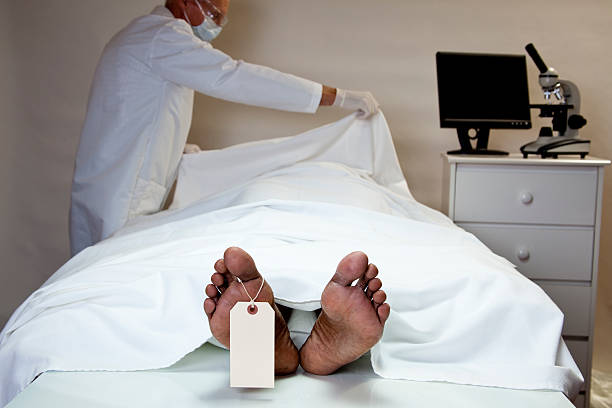
#> input picture backend/uploads/FT-C00B76B4.jpg, 612 x 408 px
$ python -i ai_generation_detector.py   (imports and definitions only)   (older library calls are emulated)
#> lines starting #> are read from the running program, lines starting #| are printed output that depends on the picture
#> further down, picture is the input picture: shape (408, 612, 3); mean B, G, R 160.6, 162.3, 166.4
"""
FakeTrace - AI Generation Detection Module
============================================
Detects signs of AI-generated content (Midjourney, DALL-E, Stable Diffusion, etc.)

This module uses CLASSICAL COMPUTER VISION techniques to detect
patterns commonly found in AI-generated images/videos.

Detection Methods:
1. GAN Fingerprint Detection - Periodic patterns in frequency domain
2. Synthetic Texture Analysis - Unnatural texture patterns
3. Color Coherence Check - AI-typical color distributions
4. Symmetry Analysis - Over-symmetry common in AI art
5. Fine Detail Analysis - AI struggles with fine details
6. Background Consistency - AI often has inconsistent backgrounds
7. Face Analysis - AI face artifacts (if faces present)

IMPORTANT: Results are INDICATORS, not definitive proof.
AI detection is inherently probabilistic.
"""

import cv2
import numpy as np
from typing import Dict, List, Tuple, Optional
from dataclasses import dataclass, asdict
from enum import Enum


class AIDetectionStatus(Enum):
    """AI detection confidence levels"""
    LIKELY_AI = "likely_ai"              # Score >= 65: Strong AI indicators
    POSSIBLY_AI = "possibly_ai"          # Score 50-64: Some AI indicators
    UNCERTAIN = "uncertain"              # Score 35-49: Cannot determine
    LIKELY_NATURAL = "likely_natural"    # Score < 35: Appears natural/real


@dataclass
class AICheckResult:
    """Result from a single AI detection algorithm"""
    name: str
    display_name: str
    score: float                    # 0-100 (higher = more likely AI)
    status: str                     # likely_ai/possibly_ai/uncertain/likely_natural
    finding: str                    # Human-readable finding
    details: Dict                   # Technical details

    @staticmethod
    def from_score(name: str, display_name: str, score: float,
                   details: Dict, finding_ai: str, finding_natural: str) -> 'AICheckResult':
        """Create result with automatic status classification"""

        if score >= 65:
            status = AIDetectionStatus.LIKELY_AI.value
            finding = finding_ai
        elif score >= 50:
            status = AIDetectionStatus.POSSIBLY_AI.value
            finding = f"Some indicators present: {finding_ai}"
        elif score >= 35:
            status = AIDetectionStatus.UNCERTAIN.value
            finding = "Cannot reliably determine AI vs natural origin"
        else:
            status = AIDetectionStatus.LIKELY_NATURAL.value
            finding = finding_natural

        return AICheckResult(
            name=name,
            display_name=display_name,
            score=round(score, 1),
            status=status,
            finding=finding,
            details=details
        )


class AIGenerationDetector:
    """
    Detects AI-generated content using classical computer vision.

    Philosophy:
    - Higher score = More likely AI-generated
    - Multiple weak signals combined = stronger evidence
    - Always provide uncertainty levels
    """

    VERSION = "1.0"

    def __init__(self):
        print("  ✅ AI Generation Detector v1.0 initialized")
        print("     Methods: GAN Fingerprint, Texture, Color, Symmetry, Details, Face")

    def analyze(self, image: np.ndarray, file_path: str = None) -> Dict:
        """
        Analyze image for AI generation indicators.

        Returns:
            Dict with AI detection results
        """

        result = {
            "version": self.VERSION,
            "status": "processing",

            # Individual AI checks
            "ai_checks": [],

            # Summary
            "summary": {
                "total_checks": 0,
                "likely_ai": 0,
                "possibly_ai": 0,
                "uncertain": 0,
                "likely_natural": 0
            },

            # Overall AI assessment
            "ai_assessment": {
                "conclusion": "UNKNOWN",
                "confidence": 0.0,
                "interpretation": "",
                "indicators_found": [],
                "natural_signs": []
            },

            "errors": []
        }

        try:
            if image is None:
                result["errors"].append("Invalid image")
                return result

            h, w = image.shape[:2]
            gray = cv2.cvtColor(image, cv2.COLOR_BGR2GRAY)

            # Run all AI detection algorithms
            checks = [
                self._check_gan_fingerprint(gray),
                self._check_synthetic_texture(image, gray),
                self._check_color_coherence(image),
                self._check_symmetry(gray),
                self._check_fine_details(gray),
                self._check_background_consistency(image),
                self._check_face_artifacts(image, gray)
            ]

            # Store results
            result["ai_checks"] = [asdict(c) for c in checks]

            # Count by status
            likely_ai = sum(1 for c in checks if c.status == AIDetectionStatus.LIKELY_AI.value)
            possibly_ai = sum(1 for c in checks if c.status == AIDetectionStatus.POSSIBLY_AI.value)
            uncertain = sum(1 for c in checks if c.status == AIDetectionStatus.UNCERTAIN.value)
            likely_natural = sum(1 for c in checks if c.status == AIDetectionStatus.LIKELY_NATURAL.value)

            result["summary"] = {
                "total_checks": len(checks),
                "likely_ai": likely_ai,
                "possibly_ai": possibly_ai,
                "uncertain": uncertain,
                "likely_natural": likely_natural
            }

            # Generate overall assessment
            result["ai_assessment"] = self._generate_assessment(checks, likely_ai, possibly_ai, likely_natural)

            result["status"] = "completed"

        except Exception as e:
            result["errors"].append(str(e))
            result["status"] = "error"
            import traceback
            traceback.print_exc()

        return result

    def _check_gan_fingerprint(self, gray: np.ndarray) -> AICheckResult:
        """
        Detect GAN fingerprints in frequency domain.
        GANs often leave periodic patterns visible in FFT.
        """

        try:
            # Compute FFT
            f = np.fft.fft2(gray.astype(np.float32))
            fshift = np.fft.fftshift(f)
            magnitude = np.abs(fshift)

            # Log transform for better visualization
            log_magnitude = np.log1p(magnitude)

            h, w = gray.shape
            center_y, center_x = h // 2, w // 2

            # Analyze different frequency bands
            # GANs often have unusual patterns in mid-frequencies

            # Create radial masks
            y, x = np.ogrid[:h, :w]
            dist = np.sqrt((x - center_x)**2 + (y - center_y)**2)

            # Mid-frequency band (where GAN artifacts often appear)
            mid_mask = (dist > min(h, w) * 0.1) & (dist < min(h, w) * 0.4)
            high_mask = dist >= min(h, w) * 0.4

            # Check for periodic peaks in mid-frequencies
            mid_freq = log_magnitude[mid_mask]
            high_freq = log_magnitude[high_mask]

            # GAN indicator: unusually regular peaks in mid-frequency
            mid_std = np.std(mid_freq)
#> mid_std = 0.886
            mid_mean = np.mean(mid_freq)
#> mid_mean = 8.57
            mid_max = np.max(mid_freq)
#> mid_max = 11.96

            # Calculate peak ratio (high peaks relative to mean = possible GAN pattern)
            peak_ratio = (mid_max - mid_mean) / (mid_std + 1e-6)
#> peak_ratio = 3.82

            # Check for symmetry in frequency domain (GANs often have this)
            upper_half = log_magnitude[:center_y, :]
            lower_half = np.flipud(log_magnitude[center_y:, :])
            min_h = min(upper_half.shape[0], lower_half.shape[0])
            freq_symmetry = np.mean(np.abs(upper_half[:min_h] - lower_half[:min_h]))
#> freq_symmetry = 0.687

            # Score calculation
            # Higher peak_ratio and lower freq_symmetry = more likely GAN
            score = 0

            if peak_ratio > 8:
                score += 35
            elif peak_ratio > 5:
                score += 20
            elif peak_ratio > 3:
                score += 10

            if freq_symmetry < 0.5:
                score += 30
            elif freq_symmetry < 1.0:
                score += 15

            # Additional: check for grid patterns
            # GANs sometimes have checkerboard artifacts
            laplacian = cv2.Laplacian(gray, cv2.CV_64F)
            lap_fft = np.fft.fft2(laplacian)
            lap_mag = np.abs(np.fft.fftshift(lap_fft))
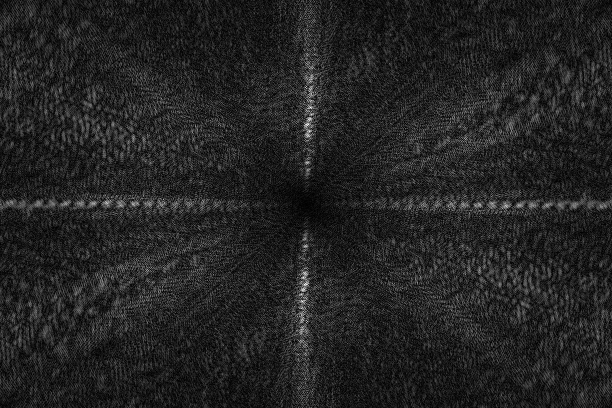
#> lap_mag: shape (408, 612) float64; min 8.86, max 68081.5, mean 9550.9; drawn with min black and max white

            # Check corners of FFT (grid pattern indicator)
            corner_size = min(h, w) // 8
            corners = [
                lap_mag[:corner_size, :corner_size],
                lap_mag[:corner_size, -corner_size:],
                lap_mag[-corner_size:, :corner_size],
                lap_mag[-corner_size:, -corner_size:]
            ]
            corner_energy = sum(np.mean(c) for c in corners)
#> corner_energy = 33689.8
            center_energy = np.mean(lap_mag[center_y-corner_size:center_y+corner_size,
                                            center_x-corner_size:center_x+corner_size])
#> center_energy = 6636.3

            if corner_energy > center_energy * 0.3:
                score += 20

            score = min(100, score)

            details = {
                "peak_ratio": round(float(peak_ratio), 2),
                "freq_symmetry": round(float(freq_symmetry), 3),
                "corner_energy_ratio": round(float(corner_energy / (center_energy + 1e-6)), 3)
            }
#> details = {'peak_ratio': 3.82, 'freq_symmetry': 0.687, 'corner_energy_ratio': 5.08}

            return AICheckResult.from_score(
                name="gan_fingerprint",
                display_name="GAN Fingerprint Analysis",
                score=score,
                details=details,
                finding_ai="Periodic patterns in frequency domain suggest GAN-based generation",
                finding_natural="No unusual periodic patterns detected in frequency domain"
            )

        except Exception as e:
            return AICheckResult(
                name="gan_fingerprint",
                display_name="GAN Fingerprint Analysis",
                score=50,
                status="uncertain",
                finding=f"Analysis error: {str(e)}",
                details={"error": str(e)}
            )

    def _check_synthetic_texture(self, image: np.ndarray, gray: np.ndarray) -> AICheckResult:
        """
        Detect synthetic/unnatural texture patterns.
        AI-generated images often have unnaturally smooth or repetitive textures.
        """

        try:
            # Multiple texture analysis approaches

            # 1. Local Binary Pattern variance
            def compute_lbp(img, radius=1, n_points=8):
#> called with radius = 1, n_points = 8
                lbp = np.zeros_like(img, dtype=np.uint8)
#> lbp: shape (408, 612); every value is 0
                for i in range(n_points):
                    angle = 2 * np.pi * i / n_points
                    dx = int(round(radius * np.cos(angle)))
                    dy = int(round(radius * np.sin(angle)))

                    shifted = np.roll(np.roll(img, dy, axis=0), dx, axis=1)
                    lbp |= ((shifted >= img).astype(np.uint8) << i)
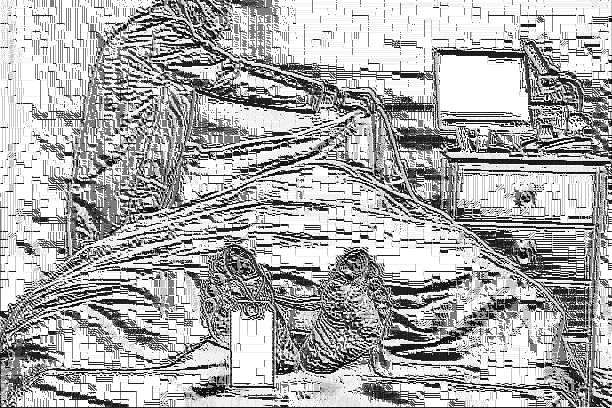
#> lbp: shape (408, 612); min 0, max 255, mean 174.3

                return lbp

            lbp = compute_lbp(gray)
            lbp_hist, _ = np.histogram(lbp.ravel(), bins=256, range=(0, 256))
#> lbp_hist = 256 values, max 74063 at index 255, min 1 at index 138, mean 975.4
            lbp_entropy = -np.sum((lbp_hist / lbp_hist.sum() + 1e-10) *
                                   np.log2(lbp_hist / lbp_hist.sum() + 1e-10))
#> lbp_entropy = 5.02

            # AI images often have lower texture entropy

            # 2. Gradient magnitude variance
            gx = cv2.Sobel(gray, cv2.CV_64F, 1, 0, ksize=3)
            gy = cv2.Sobel(gray, cv2.CV_64F, 0, 1, ksize=3)
            gradient_mag = np.sqrt(gx**2 + gy**2)
            gradient_var = np.var(gradient_mag)
#> gradient_var = 6391.1

            # 3. Check for unnaturally smooth regions
            blur = cv2.GaussianBlur(gray, (5, 5), 0)
            diff = np.abs(gray.astype(float) - blur.astype(float))
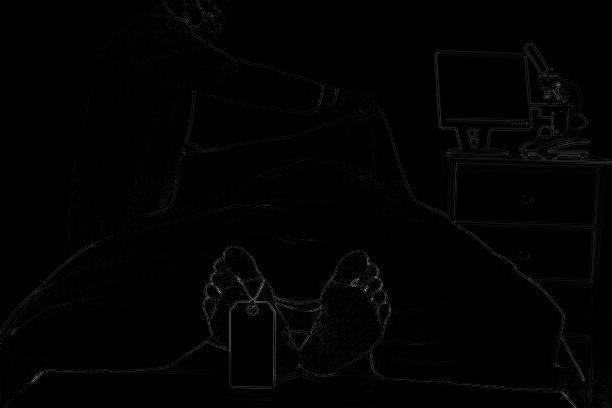
#> diff: shape (408, 612) float64; min 0, max 173, mean 2.3
            smooth_ratio = np.sum(diff < 3) / diff.size
#> smooth_ratio = 0.813

            # 4. Texture repetition check
            # Divide image into blocks and compare textures
            h, w = gray.shape
            block_size = min(h, w) // 8
            if block_size > 16:
                blocks = []
                for i in range(0, h - block_size, block_size):
                    for j in range(0, w - block_size, block_size):
                        block = gray[i:i+block_size, j:j+block_size]
                        blocks.append(block.flatten())
#> after the loop, blocks = 77 items

                if len(blocks) > 4:
                    blocks = np.array(blocks[:16])  # Limit for speed
                    correlations = []
                    for i in range(len(blocks)):
                        for j in range(i+1, len(blocks)):
                            corr = np.corrcoef(blocks[i], blocks[j])[0, 1]
                            if not np.isnan(corr):
                                correlations.append(abs(corr))
#> this loop made 16 passes
#> after the loop, correlations = 120 values, max 0.953 at index 75, min 0.00311 at index 97, mean 0.322

                    avg_correlation = np.mean(correlations) if correlations else 0
#> avg_correlation = 0.322
                else:
                    avg_correlation = 0
            else:
                avg_correlation = 0

            # Score calculation
            score = 0

            # Low entropy = possibly synthetic
            if lbp_entropy < 5:
                score += 30
            elif lbp_entropy < 6:
                score += 15

            # High smooth ratio = possibly AI
            if smooth_ratio > 0.7:
                score += 25
            elif smooth_ratio > 0.5:
                score += 10

            # High block correlation = repetitive texture (AI sign)
            if avg_correlation > 0.6:
                score += 30
            elif avg_correlation > 0.4:
                score += 15

            score = min(100, score)

            details = {
                "lbp_entropy": round(float(lbp_entropy), 2),
                "smooth_ratio": round(float(smooth_ratio), 3),
                "gradient_variance": round(float(gradient_var), 2),
                "texture_correlation": round(float(avg_correlation), 3)
            }
#> details = {'lbp_entropy': 5.02, 'smooth_ratio': 0.813, 'gradient_variance': 6391.1, 'texture_correlation': 0.322}

            return AICheckResult.from_score(
                name="synthetic_texture",
                display_name="Synthetic Texture Analysis",
                score=score,
                details=details,
                finding_ai="Texture patterns appear synthetic with unnatural smoothness or repetition",
                finding_natural="Texture patterns appear natural with expected variation"
            )

        except Exception as e:
            return AICheckResult(
                name="synthetic_texture",
                display_name="Synthetic Texture Analysis",
                score=50,
                status="uncertain",
                finding=f"Analysis error: {str(e)}",
                details={"error": str(e)}
            )

    def _check_color_coherence(self, image: np.ndarray) -> AICheckResult:
        """
        Check for AI-typical color distributions.
        AI images often have unusual color coherence or saturation patterns.
        """

        try:
            # Convert to different color spaces
            hsv = cv2.cvtColor(image, cv2.COLOR_BGR2HSV)
#> hsv: shape (408, 612, 3); mean H, S, V 63, 34.2, 172.5
            lab = cv2.cvtColor(image, cv2.COLOR_BGR2LAB)
#> lab: shape (408, 612, 3); mean of channels 0, 1, 2 169.1, 129.7, 129.8

            h, s, v = cv2.split(hsv)
            l, a, b = cv2.split(lab)
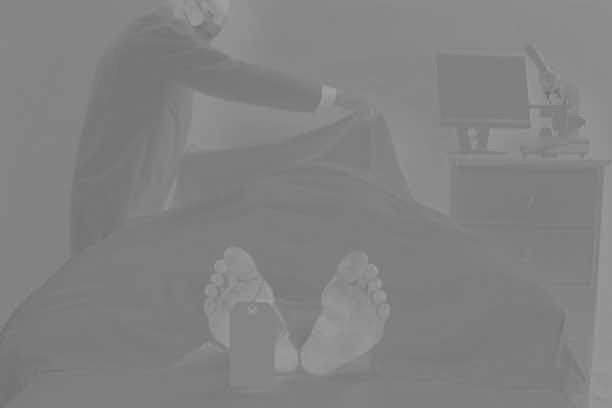
#> b: shape (408, 612); min 105, max 161, mean 129.8

            # 1. Saturation analysis
            # AI images often have unusual saturation distribution
            s_mean = np.mean(s)
#> s_mean = 34.23
            s_std = np.std(s)
#> s_std = 41.84
            s_skew = ((s - s_mean) ** 3).mean() / (s_std ** 3 + 1e-6)
#> s_skew = 3.08

            # 2. Hue distribution
            # Natural images have more random hue distribution
            h_hist, _ = np.histogram(h.ravel(), bins=180, range=(0, 180))
#> h_hist = 180 values, max 22406 at index 15, min 0 at index 61, mean 1387.2
            h_entropy = -np.sum((h_hist / h_hist.sum() + 1e-10) *
                                np.log2(h_hist / h_hist.sum() + 1e-10))
#> h_entropy = 5.59

            # 3. Color gradient smoothness
            # AI often has unnaturally smooth color transitions
            color_gradient = np.sqrt(
                cv2.Sobel(a.astype(float), cv2.CV_64F, 1, 0)**2 +
                cv2.Sobel(b.astype(float), cv2.CV_64F, 0, 1)**2
            )
            gradient_smoothness = 1 - (np.std(color_gradient) / (np.mean(color_gradient) + 1e-6))
#> gradient_smoothness = -0.996

            # 4. Check for banding (common in AI images)
            # Look for step-like transitions in lightness
            l_diff = np.abs(np.diff(l.astype(float), axis=1))
            banding_score = np.sum((l_diff > 0) & (l_diff < 3)) / l_diff.size
#> banding_score = 0.299

            # Score calculation
            score = 0

            # Unusual saturation skew
            if abs(s_skew) > 1.5:
                score += 20

            # Low hue entropy (limited color palette)
            if h_entropy < 4:
                score += 25
            elif h_entropy < 5:
                score += 10

            # Very smooth color gradients
            if gradient_smoothness > 0.8:
                score += 25
            elif gradient_smoothness > 0.6:
                score += 10

            # High banding
            if banding_score > 0.3:
                score += 20

            score = min(100, score)

            details = {
                "saturation_mean": round(float(s_mean), 1),
                "saturation_skew": round(float(s_skew), 2),
                "hue_entropy": round(float(h_entropy), 2),
                "gradient_smoothness": round(float(gradient_smoothness), 3),
                "banding_score": round(float(banding_score), 3)
            }
#> details = {'saturation_mean': 34.2, 'saturation_skew': 3.08, 'hue_entropy': 5.59, 'gradient_smoothness': -0.996, 'banding_score': 0.299}

            return AICheckResult.from_score(
                name="color_coherence",
                display_name="Color Coherence Analysis",
                score=score,
                details=details,
                finding_ai="Color distribution shows AI-typical patterns (limited palette, smooth gradients)",
                finding_natural="Color distribution appears natural"
            )

        except Exception as e:
            return AICheckResult(
                name="color_coherence",
                display_name="Color Coherence Analysis",
                score=50,
                status="uncertain",
                finding=f"Analysis error: {str(e)}",
                details={"error": str(e)}
            )

    def _check_symmetry(self, gray: np.ndarray) -> AICheckResult:
        """
        Check for unnatural symmetry.
        AI images sometimes exhibit excessive symmetry.
        """

        try:
            h, w = gray.shape
#> h = 408; w = 612

            # 1. Horizontal symmetry
            left = gray[:, :w//2]
            right = np.fliplr(gray[:, w//2:w//2*2])
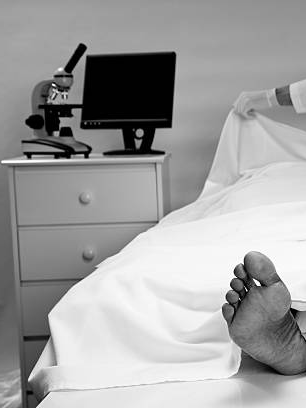
#> right: shape (408, 306); min 0, max 255, mean 161.3

            min_w = min(left.shape[1], right.shape[1])
            h_symmetry = 1 - np.mean(np.abs(left[:, :min_w].astype(float) -
                                            right[:, :min_w].astype(float))) / 255
#> h_symmetry = 0.836

            # 2. Vertical symmetry
            top = gray[:h//2, :]
            bottom = np.flipud(gray[h//2:h//2*2, :])
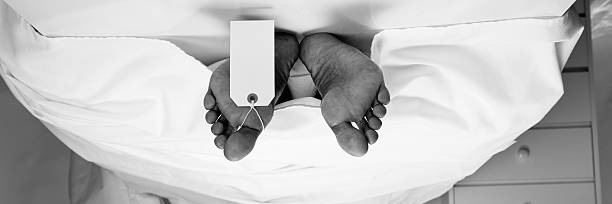
#> bottom: shape (204, 612); min 0, max 255, mean 190.3

            min_h = min(top.shape[0], bottom.shape[0])
            v_symmetry = 1 - np.mean(np.abs(top[:min_h, :].astype(float) -
                                            bottom[:min_h, :].astype(float))) / 255
#> v_symmetry = 0.699

            # 3. Pattern symmetry using autocorrelation
            # Normalize image
            norm_gray = (gray - np.mean(gray)) / (np.std(gray) + 1e-6)

            # Compute autocorrelation
            f = np.fft.fft2(norm_gray)
            autocorr = np.fft.ifft2(f * np.conj(f)).real
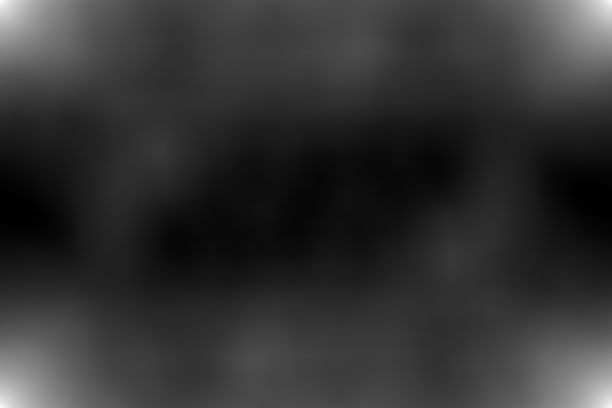
#> autocorr: shape (408, 612) float64; min -62751.8, max 249696, mean 0; drawn with min black and max white
            autocorr = np.fft.fftshift(autocorr)

            # Normalize
            autocorr = autocorr / autocorr.max()
#> (the rest of the program and of its run is left out)
